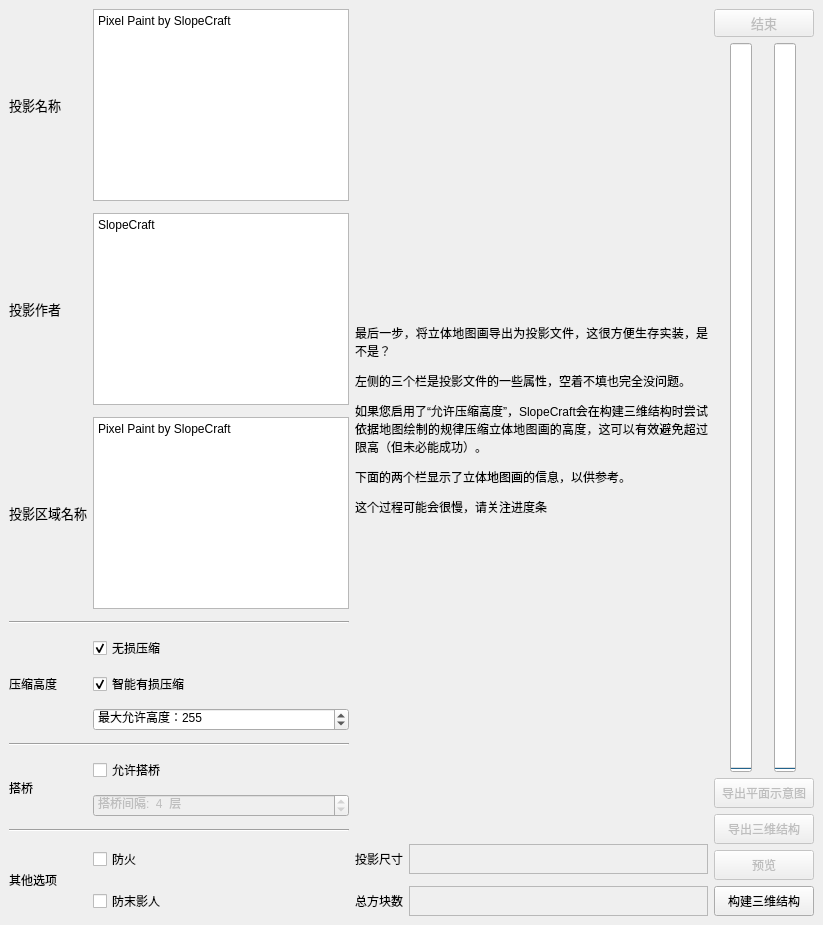
      <widget class="QWidget" name="PageExLite">
       <layout class="QHBoxLayout" name="horizontalLayout_7">
        <property name="leftMargin">
         <number>9</number>
        </property>
        <property name="topMargin">
         <number>9</number>
        </property>
        <property name="rightMargin">
         <number>9</number>
        </property>
        <property name="bottomMargin">
         <number>9</number>
        </property>
        <item>
         <layout class="QGridLayout" name="gridLayout_2" rowstretch="0,0,0,0,0,0,0,0,0,0,0,0,0,0">
          <property name="rightMargin">
           <number>0</number>
          </property>
          <property name="verticalSpacing">
           <number>12</number>
          </property>
          <item row="0" column="1">
           <widget class="QPlainTextEdit" name="InputLiteName">
            <property name="sizePolicy">
             <sizepolicy hsizetype="Preferred" vsizetype="Minimum">
              <horstretch>0</horstretch>
              <verstretch>0</verstretch>
             </sizepolicy>
            </property>
            <property name="minimumSize">
             <size>
              <width>0</width>
              <height>30</height>
             </size>
            </property>
            <property name="font">
             <font/>
            </property>
            <property name="accessibleName">
             <string notr="true"/>
            </property>
            <property name="plainText">
             <string notr="true">Pixel Paint by SlopeCraft</string>
            </property>
           </widget>
          </item>
          <item row="4" column="1">
           <widget class="QCheckBox" name="AllowNaturalOpti">
            <property name="font">
             <font/>
            </property>
            <property name="text">
             <string>无损压缩</string>
            </property>
            <property name="checked">
             <bool>true</bool>
            </property>
           </widget>
          </item>
          <item row="7" column="0" colspan="2">
           <widget class="Line" name="line_4">
            <property name="orientation">
             <enum>Qt::Horizontal</enum>
            </property>
           </widget>
          </item>
          <item row="6" column="1">
           <widget class="QSpinBox" name="maxHeight">
            <property name="enabled">
             <bool>true</bool>
            </property>
            <property name="font">
             <font/>
            </property>
            <property name="buttonSymbols">
             <enum>QAbstractSpinBox::UpDownArrows</enum>
            </property>
            <property name="specialValueText">
             <string notr="true"/>
            </property>
            <property name="correctionMode">
             <enum>QAbstractSpinBox::CorrectToNearestValue</enum>
            </property>
            <property name="prefix">
             <string>最大允许高度：</string>
            </property>
            <property name="minimum">
             <number>14</number>
            </property>
            <property name="maximum">
             <number>32767</number>
            </property>
            <property name="value">
             <number>255</number>
            </property>
           </widget>
          </item>
          <item row="12" column="3">
           <widget class="QLabel" name="ShowLiteXYZ">
            <property name="sizePolicy">
             <sizepolicy hsizetype="Expanding" vsizetype="Preferred">
              <horstretch>0</horstretch>
              <verstretch>0</verstretch>
             </sizepolicy>
            </property>
            <property name="minimumSize">
             <size>
              <width>0</width>
              <height>30</height>
             </size>
            </property>
            <property name="font">
             <font/>
            </property>
            <property name="frameShape">
             <enum>QFrame::StyledPanel</enum>
            </property>
            <property name="text">
             <string/>
            </property>
           </widget>
          </item>
          <item row="5" column="1">
           <widget class="QCheckBox" name="AllowForcedOpti">
            <property name="enabled">
             <bool>true</bool>
            </property>
            <property name="font">
             <font/>
            </property>
            <property name="text">
             <string>智能有损压缩</string>
            </property>
            <property name="checked">
             <bool>true</bool>
            </property>
           </widget>
          </item>
          <item row="0" column="0">
           <widget class="QLabel" name="label_3">
            <property name="font">
             <font>
              <pointsize>10</pointsize>
             </font>
            </property>
            <property name="text">
             <string>投影名称</string>
            </property>
           </widget>
          </item>
          <item row="13" column="2">
           <widget class="QLabel" name="label_5">
            <property name="font">
             <font/>
            </property>
            <property name="text">
             <string>总方块数</string>
            </property>
           </widget>
          </item>
          <item row="4" column="0" rowspan="3">
           <widget class="QLabel" name="label_34">
            <property name="font">
             <font/>
            </property>
            <property name="frameShape">
             <enum>QFrame::NoFrame</enum>
            </property>
            <property name="text">
             <string>压缩高度</string>
            </property>
           </widget>
          </item>
          <item row="13" column="3">
           <widget class="QLabel" name="ShowLiteBlocks">
            <property name="minimumSize">
             <size>
              <width>0</width>
              <height>30</height>
             </size>
            </property>
            <property name="font">
             <font/>
            </property>
            <property name="frameShape">
             <enum>QFrame::StyledPanel</enum>
            </property>
            <property name="text">
             <string/>
            </property>
           </widget>
          </item>
          <item row="3" column="0" colspan="2">
           <widget class="Line" name="line_6">
            <property name="orientation">
             <enum>Qt::Horizontal</enum>
            </property>
           </widget>
          </item>
          <item row="12" column="1">
           <widget class="QCheckBox" name="allowAntiFire">
            <property name="text">
             <string>防火</string>
            </property>
           </widget>
          </item>
          <item row="9" column="1" rowspan="2">
           <widget class="QSpinBox" name="glassBridgeInterval">
            <property name="enabled">
             <bool>false</bool>
            </property>
            <property name="suffix">
             <string>  层</string>
            </property>
            <property name="prefix">
             <string>搭桥间隔:  </string>
            </property>
            <property name="value">
             <number>4</number>
            </property>
           </widget>
          </item>
          <item row="1" column="1">
           <widget class="QPlainTextEdit" name="InputAuthor">
            <property name="sizePolicy">
             <sizepolicy hsizetype="Preferred" vsizetype="Minimum">
              <horstretch>0</horstretch>
              <verstretch>0</verstretch>
             </sizepolicy>
            </property>
            <property name="minimumSize">
             <size>
              <width>0</width>
              <height>30</height>
             </size>
            </property>
            <property name="font">
             <font/>
            </property>
            <property name="accessibleName">
             <string notr="true"/>
            </property>
            <property name="plainText">
             <string notr="true">SlopeCraft</string>
            </property>
           </widget>
          </item>
          <item row="12" column="2">
           <widget class="QLabel" name="label_4">
            <property name="font">
             <font/>
            </property>
            <property name="text">
             <string>投影尺寸</string>
            </property>
           </widget>
          </item>
          <item row="2" column="1">
           <widget class="QPlainTextEdit" name="InputRegionName">
            <property name="sizePolicy">
             <sizepolicy hsizetype="Preferred" vsizetype="Minimum">
              <horstretch>0</horstretch>
              <verstretch>0</verstretch>
             </sizepolicy>
            </property>
            <property name="minimumSize">
             <size>
              <width>0</width>
              <height>30</height>
             </size>
            </property>
            <property name="font">
             <font/>
            </property>
            <property name="accessibleName">
             <string notr="true"/>
            </property>
            <property name="plainText">
             <string notr="true">Pixel Paint by SlopeCraft</string>
            </property>
           </widget>
          </item>
          <item row="8" column="1">
           <widget class="QCheckBox" name="allowGlassBridge">
            <property name="text">
             <string>允许搭桥</string>
            </property>
           </widget>
          </item>
          <item row="1" column="0">
           <widget class="QLabel" name="label_2">
            <property name="font">
             <font>
              <pointsize>10</pointsize>
             </font>
            </property>
            <property name="text">
             <string>投影作者</string>
            </property>
           </widget>
          </item>
          <item row="13" column="1">
           <widget class="QCheckBox" name="allowAntiEnderman">
            <property name="enabled">
             <bool>true</bool>
            </property>
            <property name="text">
             <string>防末影人</string>
            </property>
            <property name="checked">
             <bool>false</bool>
            </property>
           </widget>
          </item>
          <item row="2" column="0">
           <widget class="QLabel" name="label">
            <property name="font">
             <font>
              <pointsize>10</pointsize>
             </font>
            </property>
            <property name="text">
             <string>投影区域名称</string>
            </property>
           </widget>
          </item>
          <item row="12" column="0" rowspan="2">
           <widget class="QLabel" name="label_38">
            <property name="frameShape">
             <enum>QFrame::NoFrame</enum>
            </property>
            <property name="text">
             <string>其他选项</string>
            </property>
           </widget>
          </item>
          <item row="8" column="0" rowspan="3">
           <widget class="QLabel" name="label_37">
            <property name="text">
             <string>搭桥</string>
            </property>
           </widget>
          </item>
          <item row="11" column="0" colspan="2">
           <widget class="Line" name="line_5">
            <property name="orientation">
             <enum>Qt::Horizontal</enum>
            </property>
           </widget>
          </item>
          <item row="0" column="2" rowspan="12" colspan="2">
           <widget class="QLabel" name="label_12">
            <property name="sizePolicy">
             <sizepolicy hsizetype="Expanding" vsizetype="Expanding">
              <horstretch>0</horstretch>
              <verstretch>0</verstretch>
             </sizepolicy>
            </property>
            <property name="font">
             <font/>
            </property>
            <property name="text">
             <string>&lt;html&gt;&lt;head/&gt;&lt;body&gt;&lt;p align=&quot;justify&quot;&gt;最后一步，将立体地图画导出为投影文件，这很方便生存实装，是不是？&lt;/p&gt;&lt;p align=&quot;justify&quot;&gt;左侧的三个栏是投影文件的一些属性，空着不填也完全没问题。&lt;/p&gt;&lt;p align=&quot;justify&quot;&gt;如果您启用了“允许压缩高度”，SlopeCraft会在构建三维结构时尝试依据地图绘制的规律压缩立体地图画的高度，这可以有效避免超过限高（但未必能成功）。&lt;/p&gt;&lt;p align=&quot;justify&quot;&gt;下面的两个栏显示了立体地图画的信息，以供参考。&lt;/p&gt;&lt;p align=&quot;justify&quot;&gt;这个过程可能会很慢，请关注进度条&lt;/p&gt;&lt;/body&gt;&lt;/html&gt;</string>
            </property>
            <property name="wordWrap">
             <bool>true</bool>
            </property>
           </widget>
          </item>
         </layout>
        </item>
        <item>
         <layout class="QVBoxLayout" name="verticalLayout_70">
          <item>
           <widget class="QPushButton" name="FinishExLite">
            <property name="enabled">
             <bool>false</bool>
            </property>
            <property name="sizePolicy">
             <sizepolicy hsizetype="Fixed" vsizetype="Fixed">
              <horstretch>0</horstretch>
              <verstretch>0</verstretch>
             </sizepolicy>
            </property>
            <property name="minimumSize">
             <size>
              <width>100</width>
              <height>20</height>
             </size>
            </property>
            <property name="font">
             <font>
              <pointsize>10</pointsize>
             </font>
            </property>
            <property name="text">
             <string>结束</string>
            </property>
           </widget>
          </item>
          <item>
           <layout class="QHBoxLayout" name="horizontalLayout_8">
            <item>
             <widget class="QProgressBar" name="ShowProgressExLite">
              <property name="sizePolicy">
               <sizepolicy hsizetype="Fixed" vsizetype="Expanding">
                <horstretch>0</horstretch>
                <verstretch>0</verstretch>
               </sizepolicy>
              </property>
              <property name="maximum">
               <number>1</number>
              </property>
              <property name="value">
               <number>0</number>
              </property>
              <property name="alignment">
               <set>Qt::AlignCenter</set>
              </property>
              <property name="textVisible">
               <bool>false</bool>
              </property>
              <property name="orientation">
               <enum>Qt::Vertical</enum>
              </property>
              <property name="invertedAppearance">
               <bool>false</bool>
              </property>
              <property name="format">
               <string notr="true">%p%</string>
              </property>
             </widget>
            </item>
            <item>
             <widget class="QProgressBar" name="algoBar">
              <property name="value">
               <number>0</number>
              </property>
              <property name="orientation">
               <enum>Qt::Vertical</enum>
              </property>
             </widget>
            </item>
           </layout>
          </item>
          <item>
           <widget class="QPushButton" name="ExportFlatDiagram">
            <property name="enabled">
             <bool>false</bool>
            </property>
            <property name="sizePolicy">
             <sizepolicy hsizetype="Preferred" vsizetype="Preferred">
              <horstretch>0</horstretch>
              <verstretch>0</verstretch>
             </sizepolicy>
            </property>
            <property name="minimumSize">
             <size>
              <width>100</width>
              <height>30</height>
             </size>
            </property>
            <property name="text">
             <string>导出平面示意图</string>
            </property>
           </widget>
          </item>
          <item>
           <widget class="QPushButton" name="ExportLite">
            <property name="enabled">
             <bool>false</bool>
            </property>
            <property name="minimumSize">
             <size>
              <width>100</width>
              <height>30</height>
             </size>
            </property>
            <property name="font">
             <font/>
            </property>
            <property name="text">
             <string>导出三维结构</string>
            </property>
           </widget>
          </item>
          <item>
           <widget class="QPushButton" name="ManualPreview">
            <property name="enabled">
             <bool>false</bool>
            </property>
            <property name="minimumSize">
             <size>
              <width>0</width>
              <height>30</height>
             </size>
            </property>
            <property name="text">
             <string>预览</string>
            </property>
           </widget>
          </item>
          <item>
           <widget class="QPushButton" name="Build4Lite">
            <property name="minimumSize">
             <size>
              <width>0</width>
              <height>30</height>
             </size>
            </property>
            <property name="font">
             <font/>
            </property>
            <property name="text">
             <string>构建三维结构</string>
            </property>
           </widget>
          </item>
         </layout>
        </item>
       </layout>
      </widget>
